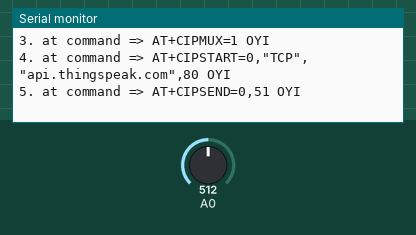
Bench run of a sketch on a simulated Arduino Uno, built with avr-gcc and run on an emulated ATmega328P. Parts: the last lines printed to the serial monitor. The test bench sets the inputs (shaded band); at power-on: A0 = 512. The modem accepts every AT command (registered, SIM ready, sends succeed) and sends nothing else.

Above: at 1.2 s.
1.3 s: A0 set to 90
At 3.0 s:
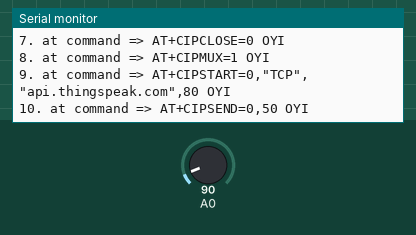
4.8 s: A0 set to 110
At 6.2 s:
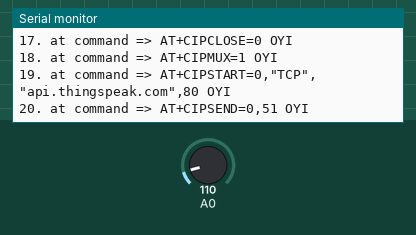

The sketch:

sketch_jan02b.ino
```cpp
#include <SoftwareSerial.h>

#define RX 2
#define TX 3

String AP = "iPhone";       // CHANGE ME
String PASS = "samuuuuu"; // CHANGE ME

String API = "B2VXKAG8EVBEHB4V";   // CHANGE ME
String HOST = "api.thingspeak.com";
String PORT = "80";
String field = "field1";

int countTrueCommand;
int countTimeCommand;
boolean found = false;
int valSensor = 1;

SoftwareSerial esp8266(RX,TX);


void setup() {
  Serial.begin(9600);
  esp8266.begin(115200);
  sendCommand("AT",5,"OK");
  sendCommand("AT+CWMODE=1",5,"OK");
  sendCommand("AT+CWJAP=\""+ AP +"\",\""+ PASS +"\"",20,"OK");
}

void loop() {
 valSensor = getSensorData();
 String getData = "GET /update?api_key="+ API +"&"+ field +"="+String(valSensor);

sendCommand("AT+CIPMUX=1",5,"OK");
 sendCommand("AT+CIPSTART=0,\"TCP\",\""+ HOST +"\","+ PORT,15,"OK");
 sendCommand("AT+CIPSEND=0," +String(getData.length()+4),4,">");
 esp8266.println(getData);delay(1500);countTrueCommand++;
 sendCommand("AT+CIPCLOSE=0",5,"OK");
}

int getSensorData(){
  return analogRead(A0); // Replace with
  if( analogRead(A0)>100)
  digitalWrite(8,HIGH);
  delay(4000);
  digitalWrite(8,LOW);
}

void sendCommand(String command, int maxTime, char readReplay[]) {
  Serial.print(countTrueCommand);
  Serial.print(". at command => ");
  Serial.print(command);
  Serial.print(" ");
  while(countTimeCommand < (maxTime*1))
  {
    esp8266.println(command);//at+cipsend
    if(esp8266.find(readReplay))//ok
    {
      found = true;
      break;
    }

    countTimeCommand++;
  }

  if(found == true)
  {
    Serial.println("OYI");
    countTrueCommand++;
    countTimeCommand = 0;
  }

  if(found == false)
  {
    Serial.println("Fail");
    countTrueCommand = 0;
    countTimeCommand = 0;
  }

  found = false;
 }
```

Measured:
- after the input at 1.3 s, the serial monitor: prints a new line after 0.54 s (image 1)
- after the input at 4.8 s, the serial monitor: prints a new line after 0.28 s (image 2)
